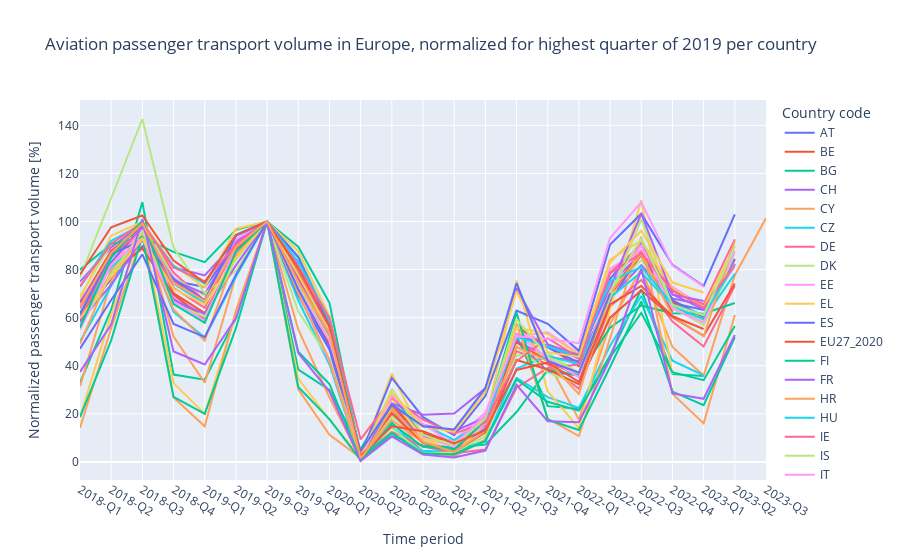
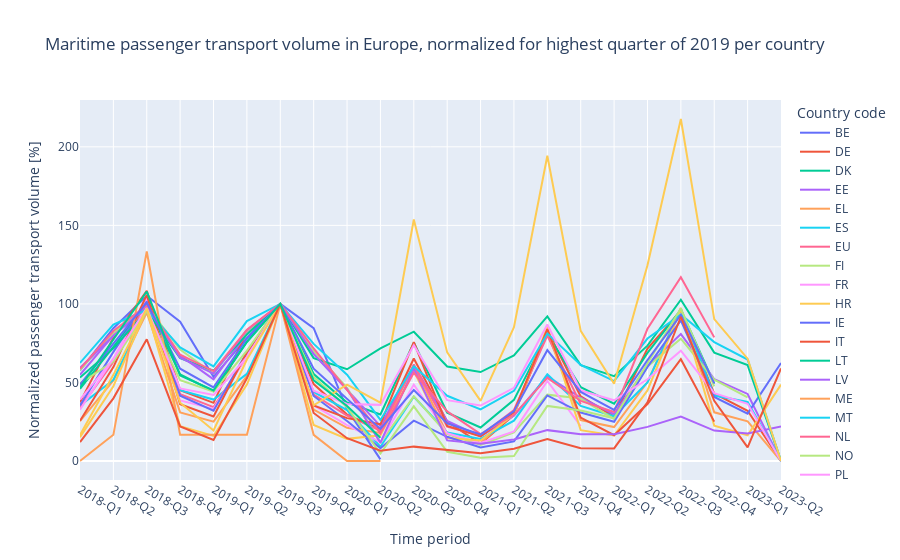
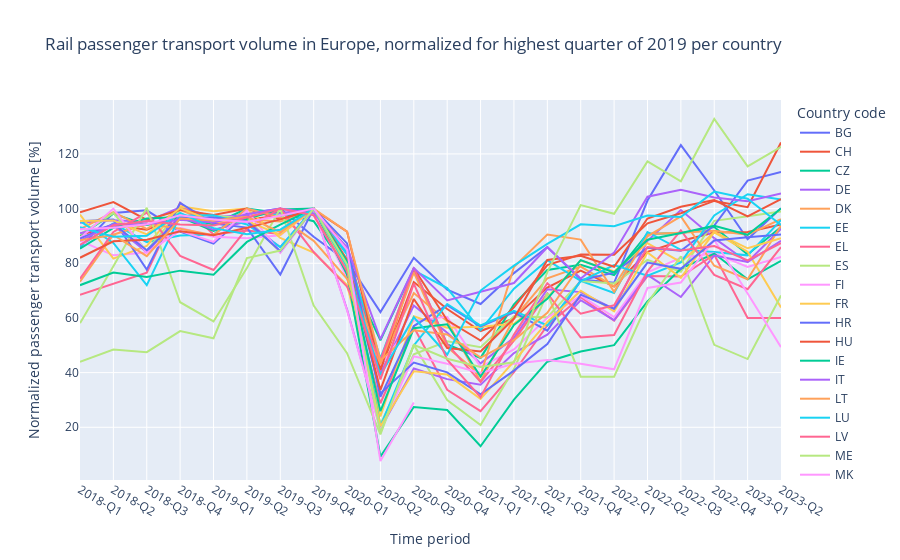

Notebook code for these charts, in order:
### Markdown cell above
**Visualisation of general trends in passenger transport across European countries per transport mode** 

First, a simple collection of line plots were created to showcase the trends of passenger transport in Europe between 2018 and 2023. To do this, the normalized passenger counts for each country and each quarter of the time range were plotted together - for this, no additional data processing was needed. As mentioned in the first paragraph of this chapter, some countries had missing data in various parts of the time range, which can be seen in the graph.

### Code cell
Q1_fig1a = px.line(df_passengers_avia, 
                   x='Time_period', 
                   y='Norm_2019', 
                   color='Geo',
                   title='Aviation passenger transport volume in Europe, normalized for highest quarter of 2019 per country',
                   labels={'Time_period':'Time period','Norm_2019':'Normalized passenger transport volume [%]','Geo':'Country code'})
Q1_fig1b = px.line(df_passengers_mar, 
                   x='Time_period', 
                   y='Norm_2019', 
                   color='Geo',
                   title='Maritime passenger transport volume in Europe, normalized for highest quarter of 2019 per country',
                   labels={'Time_period':'Time period','Norm_2019':'Normalized passenger transport volume [%]','Geo':'Country code'})
Q1_fig1b.update_xaxes(tickangle=30)
Q1_fig1c = px.line(df_passengers_rail, 
                   x='Time_period', 
                   y='Norm_2019', 
                   color='Geo',
                   title='Rail passenger transport volume in Europe, normalized for highest quarter of 2019 per country',
                   labels={'Time_period':'Time period','Norm_2019':'Normalized passenger transport volume [%]','Geo':'Country code'})
Q1_fig1c.update_xaxes(tickangle=30)
Q1_fig1a.show()
Q1_fig1b.show()
Q1_fig1c.show()
